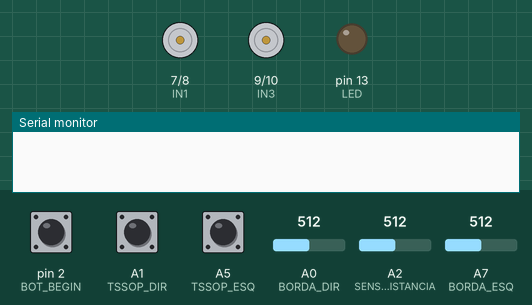
This sketch was run on a simulated Arduino Nano, built with avr-gcc and run on an emulated ATmega328P. Parts: motor-driver pin pairs drawn as motors (green arrow = first pin HIGH = forward, orange = second pin HIGH = backward, longer = more drive, scaled by the enable pin), output pins drawn as LEDs (lit = HIGH), the last lines printed to the serial monitor. Inputs (shaded band) come from the test bench; at power-on: pin 2 (BOT_BEGIN) HIGH, A2 (SENSOR_DISTANCIA) = 512, A1 (TSSOP_DIR) HIGH, A5 (TSSOP_ESQ) HIGH, A0 (BORDA_DIR) = 512, A7 (BORDA_ESQ) = 512.

Above: at 0.8 s.
0.9 s: pin 2 (BOT_BEGIN) pulled LOW for 0.15 s
4.0 s: A2 (SENSOR_DISTANCIA) set to 306
At 6.8 s:
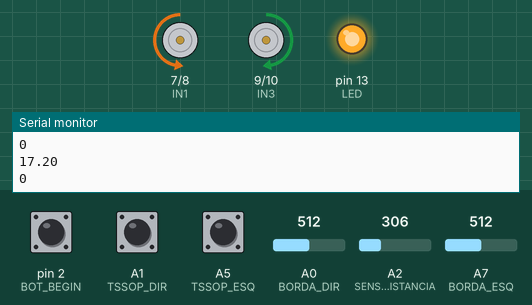
7.0 s: A1 (TSSOP_DIR) pulled LOW for 0.15 s
At 7.07 s:
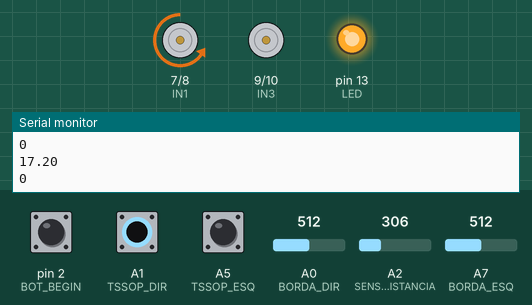
8.6 s: A5 (TSSOP_ESQ) pulled LOW for 0.15 s
At 8.67 s:
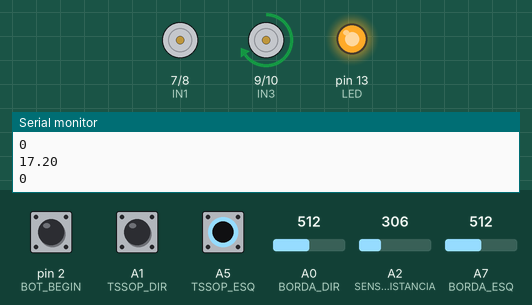
10.2 s: A2 (SENSOR_DISTANCIA) set to 338
11.7 s: A2 (SENSOR_DISTANCIA) set to 358
At 12.4 s:
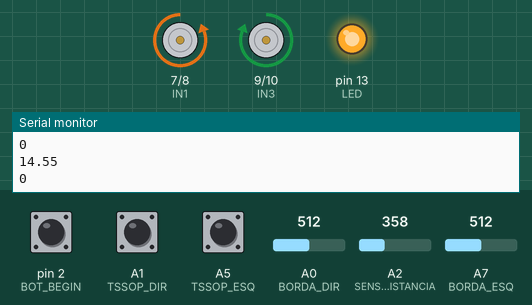
Timing chart, 0 to 14.2 s (numbered marks = the images above; inputs shaded):
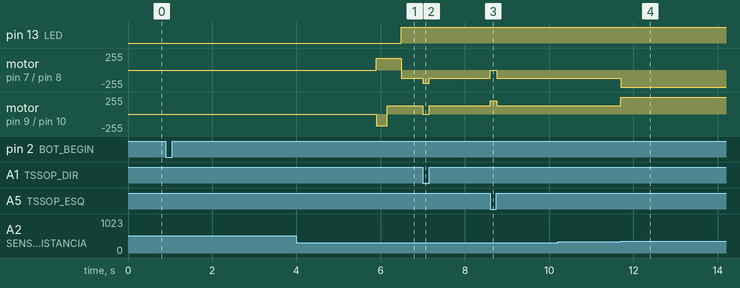

Measured:
- the behaviour switches between 347 and 348 on A2 (SENSOR_DISTANCIA) (found by bisection; images 3 and 4)
- after the input at 0.9 s, every drawn part: stays the same
- after the input at 4.0 s, motor on pin 9 (IN3) / pin 10 (IN4): goes on until 6.2 s, then stays forward 127/255
- after the input at 7.0 s, motor on pin 7 (IN1) / pin 8 (IN2): backward 127/255 → backward 197/255 at once, → backward 127/255 0.15 s later; motor on pin 9 (IN3) / pin 10 (IN4): forward 127/255 → stopped at once, → forward 127/255 0.15 s later
- after the input at 8.6 s, motor on pin 7 (IN1) / pin 8 (IN2): backward 127/255 → stopped at once, → backward 127/255 0.15 s later; motor on pin 9 (IN3) / pin 10 (IN4): forward 127/255 → forward 197/255 at once, → forward 127/255 0.15 s later
- after the input at 11.7 s, motor on pin 7 (IN1) / pin 8 (IN2): backward 127/255 → backward 255/255 at once; motor on pin 9 (IN3) / pin 10 (IN4): forward 127/255 → forward 255/255 at once

The sketch:

curva.ino
```cpp
// PINOS
// Motor esquerdo
#define ENA 6
#define IN1 7 // Positivo do motor esquerdo
#define IN2 8
// Motor direito
#define IN3 9     // Positivo motor direito
#define IN4 10
#define ENB 11

// Sensores
#define BORDA_ESQ A7
#define BORDA_DIR A0
#define TSSOP_DIR A1
#define TSSOP_ESQ A5
#define SENSOR_DISTANCIA A2

// Misc
#define BOT_BEGIN 2
#define LED 13

// CONSTANTES
#define LIMIAR_BORDA 550

bool borda_direita = false, borda_esquerda = false;
bool inimigo_esquerda = false, inimigo_direita = false, inimigo_centro = false;
bool ninguem_ai = true;

float distancia = 0;

long time_borda = 0;
const int intervalo_borda = 10;
long time_search = 0;
const int intervalo_search = 10;

long time_serial = 0;
const int intervalo_serial = 500;

long time_now = 0;


void setup()
{
    Serial.begin(9600);
    for(int i = 6; i < 12; i++)
        pinMode(i, OUTPUT);
    pinMode(LED, OUTPUT);
    pinMode(BOT_BEGIN, INPUT_PULLUP);
    pinMode(TSSOP_DIR, INPUT_PULLUP);
    pinMode(TSSOP_ESQ, INPUT_PULLUP);

    while(digitalRead(BOT_BEGIN) != 0);

    delay(5000);
}
void loop()
{
    time_now = millis();
    arrumaFlags();

    // Verifica Borda
    if(time_now - time_borda >= intervalo_borda)
    {
        verificaBorda();
        time_now = millis();
        time_borda = time_now;
    }

    if(time_now - time_search >= intervalo_search)
    {
        search();
        time_now = millis();
        time_borda = time_now;
    }
    if(ninguem_ai)
        //praFrente(100, 'T');
        curva(70, 70, 'D');
    else
    {
        if(inimigo_esquerda && !inimigo_centro && !inimigo_direita)
            curva(40, 60, 'E');
        if(!inimigo_esquerda && !inimigo_centro && inimigo_direita)
            curva(40, 60, 'D');
        if(inimigo_esquerda && inimigo_centro && !inimigo_direita)
        {
            if(distancia >= 20)
                curva(70, 70, 'E');
            else if(distancia >= 10)
                curva(70, 70, 'E');
            else
                curva(70, 70, 'E');
        }
        if(!inimigo_esquerda && inimigo_centro && inimigo_direita)
        {
            if(distancia >= 20)
                curva(70, 70, 'D');
            else if(distancia >= 10)
                curva(70, 70, 'D');
            else
                curva(70, 70, 'D');
        }
        if(!inimigo_esquerda && inimigo_centro && !inimigo_direita)
        {
            if(distancia >= 15)
                praFrente(50, 'T');
            //else if(distancia >= 10)
            //    praFrente(70, 'T');
            else if( (distancia >= 0) && (distancia <=15) )
                praFrente(100, 'T');
        }
    }

    if(time_now - time_serial >= intervalo_serial)
    {
        Serial.println(inimigo_esquerda);
        Serial.println(distancia);
        Serial.println(inimigo_direita);
        Serial.println("\n");
        time_serial = time_now;
    }


}

void praFrente(int velocidade, char qual)
{
    velocidade = prct(velocidade);

    if(qual == 'D')
    {
        // Velocidade
        analogWrite(ENB, velocidade);

        // Motor direito
        digitalWrite(IN3, HIGH);
        digitalWrite(IN4, LOW);
    }
    else if(qual == 'E')
    {
        // Velocidade
        analogWrite(ENA, velocidade);

        // Motor esquerdo
        digitalWrite(IN1, LOW);
        digitalWrite(IN2, HIGH);
    }
    else
    {
        // Velocidade
        analogWrite(ENA, velocidade);
        analogWrite(ENB, velocidade);

        // Motor esquerdo
        digitalWrite(IN1, LOW);
        digitalWrite(IN2, HIGH);

        // Motor direito
        digitalWrite(IN3, HIGH);
        digitalWrite(IN4, LOW);
    }

}

void praTras(int velocidade, char qual)
{
    velocidade = prct(velocidade);

    if(qual == 'D')
    {
        // Velocidade
        analogWrite(ENB, velocidade);

        // Motor direito
        digitalWrite(IN3, LOW);
        digitalWrite(IN4, HIGH);
    }
    else if(qual == 'E')
    {
        // Velocidade
        analogWrite(ENA, velocidade);

        // Motor esquerdo
        digitalWrite(IN1, HIGH);
        digitalWrite(IN2, LOW);
    }
    else
    {
        // Velocidade
        analogWrite(ENA, velocidade);
        analogWrite(ENB, velocidade);

        // Motor esquerdo
        digitalWrite(IN1, HIGH);
        digitalWrite(IN2, LOW);

        // Motor direito
        digitalWrite(IN3, LOW);
        digitalWrite(IN4, HIGH);
    }

}

void parar(char qual)
{
    if(qual == 'D')
    {
        // Velocidade
        analogWrite(ENB, 0);

        // Motor direito
        digitalWrite(IN3, HIGH);
        digitalWrite(IN4, HIGH);
    }
    else if(qual == 'E')
    {
        // Velocidade
        analogWrite(ENA, 0);

        // Motor esquerdo
        digitalWrite(IN1, HIGH);
        digitalWrite(IN2, HIGH);
    }
    else
    {
        // Velocidade
        analogWrite(ENA, 0);
        analogWrite(ENB, 0);

        // Motor esquerdo
        digitalWrite(IN1, HIGH);
        digitalWrite(IN2, HIGH);

        // Motor direito
        digitalWrite(IN3, HIGH);
        digitalWrite(IN4, HIGH);
    }
}

// Muda de porcentagem pra pwm
int prct(int perc)
{
    int pwm = map(perc, 0, 100, 0, 255);
    return pwm;
}

// Verfica os sensores de borda
void verificaBorda()
{
    int bordaD = analogRead(BORDA_DIR);
    int bordaE = analogRead(BORDA_ESQ);

    //Serial.print(bordaD); Serial.print("\t");
    //Serial.println(bordaE);

    if( (bordaD <= LIMIAR_BORDA) && (bordaE <= LIMIAR_BORDA) )
    {
        borda_direita = true;
        borda_esquerda = true;
    }
    else if(bordaD <= LIMIAR_BORDA)
    {
        borda_direita = true;
        borda_esquerda = false;
    }
     else if(bordaE <= LIMIAR_BORDA)
    {
        borda_direita = false;
        borda_esquerda = true;
    }
    else
    {
        borda_direita = false;
        borda_esquerda = false;
    }
    saiDaBorda(borda_direita, borda_esquerda);

}

void saiDaBorda(bool bordaD, bool bordaE)
{

    /*if( (bordaD == true) && (bordaE == true) )
    {
        //parar('T');
        //delay(100);
        praTras(70, 'T');
        delay(300);
        praFrente(70, 'D');
        praTras(70, 'E');
        delay(300);

    }*/
    if(bordaD)
    {
        //parar('T');
        //delay(100);
        praTras(70, 'T');
        delay(250);
        praFrente(50, 'D');
        praTras(70, 'E');
        delay(340);
    }
    else if(bordaE)
    {
        //parar('T');
        //delay(100);
        praTras(70, 'T');
        delay(250);
        praFrente(50, 'E');
        praTras(70, 'D');
        delay(340);
    }

}

void meiaVolta(int nivel_vel, char lado)
{
    int roda_1, roda_2;
    if(nivel_vel == 1)
    {
        roda_1 = 0;
        roda_2 = 50;
    }
    if(nivel_vel == 2)
    {
        roda_1 = 35;
        roda_2 = 70;
    }
    if(nivel_vel == 3)
    {
        roda_1 = 100;
        roda_2 = 100;
    }

    char lado_1, lado_2;
    if(lado == 'E')
    {
        lado_1 = 'E';
        lado_2 = 'D';
    }
    else
    {
        lado_1 = 'D';
        lado_2 = 'E';
    }

    praFrente(roda_2, lado_2);
    praTras(roda_1, lado_1);

}

// nivel e vel de 0 a 100
void curva(int nivel, int vel, char lado)
{
    int desnivel = vel - nivel;
    vel = prct(vel);
    desnivel = prct(desnivel);


    if(lado == 'E')
    {
        praFrente(vel, 'D');
        praFrente(desnivel, 'E');
    }
    else
    {
        praFrente(vel, 'E');
        praFrente(desnivel, 'D');
    }

}

void search()
{
    int leitura_tssop_e, leitura_tssop_d, leitura_distancia;

    leitura_tssop_e = digitalRead(TSSOP_ESQ);
    leitura_tssop_d = digitalRead(TSSOP_DIR);
    leitura_distancia = analogRead(SENSOR_DISTANCIA);

    // Obtenção do valor em Volts através da formula ( valorAnalógico * (5/1023) )
    float valorVolts = leitura_distancia * (5.0/1023.0);

    // Formula para cálculo da distância levando em consideração o valor em volts
    distancia = 4800 / (valorVolts * 200 - 20 );

    if(leitura_tssop_e != 0)
        inimigo_esquerda = false;
    else
        inimigo_esquerda = true;

    if(leitura_tssop_d != 0)
        inimigo_direita = false;
    else
        inimigo_direita = true;

    if( (distancia <= 40) && (distancia > 0) )
        inimigo_centro = true;
    else
        inimigo_centro = false;
}

void arrumaFlags()
{
    if(inimigo_esquerda || inimigo_direita || inimigo_centro)
    {
        ninguem_ai = false;
        digitalWrite(LED, HIGH);
    }

    else
    {
        ninguem_ai = true;
        digitalWrite(LED, LOW);
    }

}
```
